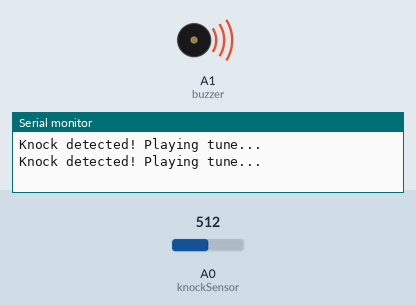
Recording of a sketch running on a simulated Arduino Uno, built with avr-gcc and run on an emulated ATmega328P. Parts: buzzer (waves = sounding), the last lines printed to the serial monitor. The inputs (shaded band) are chosen by the test bench; at power-on: A0 (knockSensor) = 512.

Above: at 1.9 s.
2.0 s: A0 (knockSensor) set to 407
6.3 s: A0 (knockSensor) set to 386
At 7.6 s:
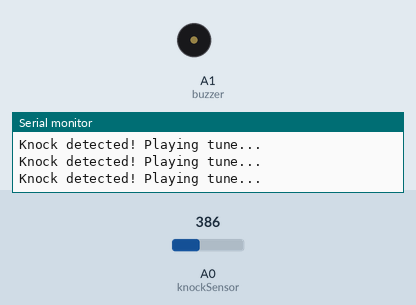
8.0 s: A0 (knockSensor) set to 410
At 8.8 s:
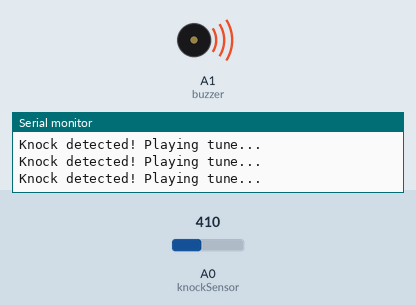
12.3 s: A0 (knockSensor) set to 390
At 13.3 s:
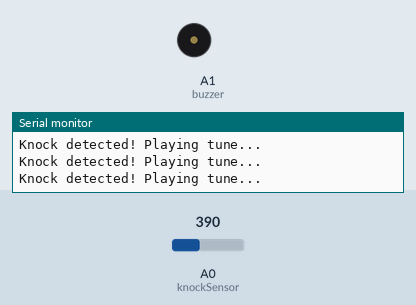
Timing chart, 0 to 14.8 s (numbered marks = the images above; inputs shaded):
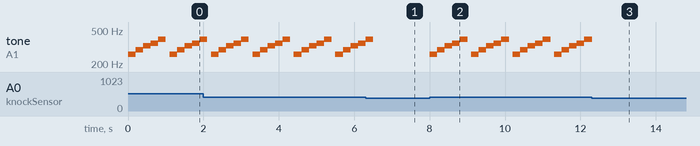

Measured:
- the behaviour switches between 400 and 399 on A0 (knockSensor) (found by bisection; images 0 and 1)
- after the input at 6.3 s, tone on A1 (buzzer): goes on until 6.5 s, then stays silent
- after the input at 8.0 s, tone on A1 (buzzer): silent → 261 Hz at once, then repeats every 1.1 s: 293 Hz 0.20 s, 329 Hz 0.20 s, 349 Hz 0.20 s, 392 Hz 0.20 s, silent 0.10 s, 261 Hz 0.20 s
- after the input at 12.3 s, tone on A1 (buzzer): goes on until 12.3 s, then stays silent
- by itself, tone on A1 (buzzer): repeats every 1.1 s: 261 Hz 0.20 s, 293 Hz 0.20 s, 329 Hz 0.20 s, 349 Hz 0.20 s, 392 Hz 0.20 s, silent 0.10 s

The sketch:

011_Piezo_Element.ino
```cpp
// Write a program using piezo element and use it to play a tune after someone knocks.

const int buzzer = A1;           // Buzzer connected to A1
const int knockSensor = A0;      // Piezo sensor connected to A0
const int threshold = 400;       // Sensitivity threshold

int sensorReading = 0;

void setup() {
  pinMode(buzzer, OUTPUT);       // Set buzzer as output
  pinMode(knockSensor, INPUT);   // Set knock sensor as input
  Serial.begin(9600);            // Optional: for debugging
}

void loop() {
  sensorReading = analogRead(knockSensor);  // Read value from piezo

  if (sensorReading >= threshold) {
    Serial.println("Knock detected! Playing tune...");

    playTune();   // Call function to play the melody
  }

  delay(100); // Debounce delay
}

void playTune() {
  tone(buzzer, 261); // C
  delay(200);
  noTone(buzzer);

  tone(buzzer, 293); // D
  delay(200);
  noTone(buzzer);

  tone(buzzer, 329); // E
  delay(200);
  noTone(buzzer);

  tone(buzzer, 349); // F
  delay(200);
  noTone(buzzer);

  tone(buzzer, 392); // G
  delay(200);
  noTone(buzzer);
}
```
